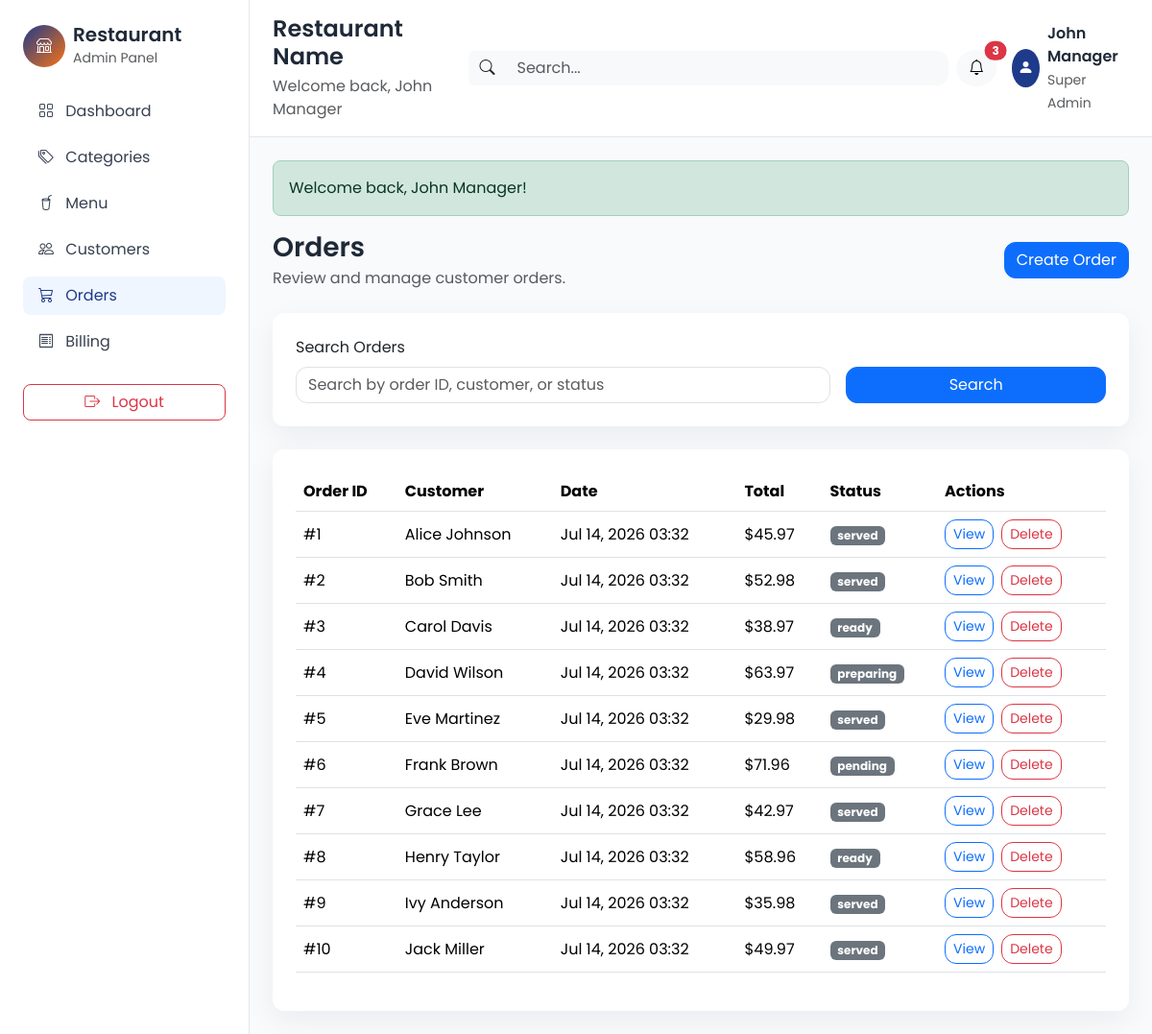
The page /pages/orders/view_orders.php (signed in) on the database its author committed.
### tables this page shows
CREATE TABLE IF NOT EXISTS orders (
    id INT AUTO_INCREMENT PRIMARY KEY,
    customer_id INT NOT NULL,
    admin_id INT NOT NULL,
    order_date TIMESTAMP DEFAULT CURRENT_TIMESTAMP,
    total_amount DECIMAL(10,2) NOT NULL,
    payment_status VARCHAR(30) DEFAULT 'unpaid',
    order_status VARCHAR(30) DEFAULT 'pending',
    created_at TIMESTAMP DEFAULT CURRENT_TIMESTAMP,
    updated_at TIMESTAMP DEFAULT CURRENT_TIMESTAMP ON UPDATE CURRENT_TIMESTAMP,
    CONSTRAINT fk_order_customer FOREIGN KEY (customer_id) REFERENCES customers(id),
    CONSTRAINT fk_order_admin FOREIGN KEY (admin_id) REFERENCES admins(id)
);

CREATE TABLE IF NOT EXISTS customers (
    id INT AUTO_INCREMENT PRIMARY KEY,
    full_name VARCHAR(100) NOT NULL,
    phone VARCHAR(20) DEFAULT NULL,
    email VARCHAR(100) DEFAULT NULL,
    address TEXT DEFAULT NULL,
    created_at TIMESTAMP DEFAULT CURRENT_TIMESTAMP,
    updated_at TIMESTAMP DEFAULT CURRENT_TIMESTAMP ON UPDATE CURRENT_TIMESTAMP
);

### pages/orders/view_orders.php (the view, shortened to what this page needs)
<?php
require_once ROOT_PATH . 'includes/functions.php';
require_once ROOT_PATH . 'includes/header.php';
$searchTerm = trim($_GET['search'] ?? '');
$page = max(1, (int) ($_GET['page'] ?? 1));
$perPage = 10;
$connection = getDbConnection();
$offset = ($page - 1) * $perPage;
$listSql = 'SELECT o.id, o.order_date, o.total_amount, o.order_status, o.payment_status, c.full_name AS customer_name FROM orders o LEFT JOIN customers c ON c.id = o.customer_id WHERE 1=1';
$listParams = [];
$listTypes = '';
$listSql .= ' ORDER BY o.order_date DESC LIMIT ? OFFSET ?';
$listParams[] = $perPage;
$listParams[] = $offset;
$listTypes .= 'ii';
$listStatement = $connection->prepare($listSql);
if (!empty($listParams)) {
    $listReferences = [];
    foreach ($listParams as &$value) {
        $listReferences[] = &$value;
    }
    array_unshift($listReferences, $listTypes);
    call_user_func_array([$listStatement, 'bind_param'], $listReferences);
}
$listStatement->execute();
$listResult = $listStatement->get_result();
$orders = $listResult->fetch_all(MYSQLI_ASSOC);
?>
<div class="d-flex flex-column flex-md-row justify-content-between align-items-md-center mb-4 gap-3">
    <div>
        <h3 class="fw-semibold mb-1">Orders</h3>
        <p class="text-muted mb-0">Review and manage customer orders.</p>
    </div>
    <a href="<?php echo BASE_URL; ?>/pages/orders/create_order.php" class="btn btn-primary">Create Order</a>
</div>
<div class="card p-4 mb-4">
    <form method="GET" class="row g-3 align-items-end">
        <div class="col-12 col-md-8">
            <label class="form-label">Search Orders</label>
            <input type="text" name="search" class="form-control" placeholder="Search by order ID, customer, or status" value="<?php echo htmlspecialchars($searchTerm); ?>">
        </div>
        <div class="col-12 col-md-4">
            <button type="submit" class="btn btn-primary w-100">Search</button>
        </div>
    </form>
</div>
<div class="card p-4">
    <?php if (empty($orders)): ?>
        <?php echo renderEmptyState('No orders yet', 'Create your first order to see it here.'); ?>
    <?php else: ?>
        <div class="table-responsive">
            <table class="table align-middle">
                <thead>
                    <tr class="text-muted">
                        <th>Order ID</th>
                        <th>Customer</th>
                        <th>Date</th>
                        <th>Total</th>
                        <th>Status</th>
                        <th>Actions</th>
                    </tr>
                </thead>
                <tbody>
                    <?php foreach ($orders as $order): ?>
                        <tr>
                            <td>#<?php echo (int) $order['id']; ?></td>
                            <td><?php echo htmlspecialchars($order['customer_name'] ?? 'Guest'); ?></td>
                            <td><?php echo htmlspecialchars(date('M d, Y H:i', strtotime($order['order_date']))); ?></td>
                            <td>$<?php echo number_format((float) $order['total_amount'], 2); ?></td>
                            <td>
                                <?php
                                $statusClass = 'secondary';
                                ?>
                                <span class="badge bg-<?php echo $statusClass; ?>"><?php echo htmlspecialchars($order['order_status']); ?></span>
                            </td>
                            <td>
                                <div class="d-flex gap-2">
                                    <a href="<?php echo BASE_URL; ?>/pages/orders/order_details.php?id=<?php echo (int) $order['id']; ?>" class="btn btn-sm btn-outline-primary">View</a>
                                    <form method="POST" action="<?php echo BASE_URL; ?>/pages/orders/delete_order.php" onsubmit="return confirm('Delete this order and its items?');">
                                        <button type="submit" class="btn btn-sm btn-outline-danger">Delete</button>
                                    </form>
                                </div>
                            </td>
                        </tr>
                    <?php endforeach; ?>
                </tbody>
            </table>
        </div>
    <?php endif; ?>
</div>
<?php require_once ROOT_PATH . 'includes/footer.php'; ?>

### assets/css/styles.css (style rules this page uses)
body { font-family: 'Poppins', sans-serif; background-color: #F8FAFC; color: #1F2937; }
.card { border: 0; border-radius: 12px; box-shadow: 0 10px 30px rgba(15, 23, 42, 0.06); }
.btn { border-radius: 12px; }
.form-control, .form-select { border-radius: 12px; }

### rows shown on the page
orders: id "1", customer.full_name "Alice Johnson", order_date "Jul 14, 2026 03:32", total_amount "45.97", order_status "served"
orders: id "2", customer.full_name "Bob Smith", order_date "Jul 14, 2026 03:32", total_amount "52.98", order_status "served"
orders: id "3", customer.full_name "Carol Davis", order_date "Jul 14, 2026 03:32", total_amount "38.97", order_status "ready"
orders: id "4", customer.full_name "David Wilson", order_date "Jul 14, 2026 03:32", total_amount "63.97", order_status "preparing"
orders: id "5", customer.full_name "Eve Martinez", order_date "Jul 14, 2026 03:32", total_amount "29.98", order_status "served"
orders: id "6", customer.full_name "Frank Brown", order_date "Jul 14, 2026 03:32", total_amount "71.96", order_status "pending"
orders: id "7", customer.full_name "Grace Lee", order_date "Jul 14, 2026 03:32", total_amount "42.97", order_status "served"
orders: id "8", customer.full_name "Henry Taylor", order_date "Jul 14, 2026 03:32", total_amount "58.96", order_status "ready"
orders: id "9", customer.full_name "Ivy Anderson", order_date "Jul 14, 2026 03:32", total_amount "35.98", order_status "served"
orders: id "10", customer.full_name "Jack Miller", order_date "Jul 14, 2026 03:32", total_amount "49.97", order_status "served"

### other values the page prints
$adminName "John Manager"
$flash['message'] "Welcome back, John Manager!"
